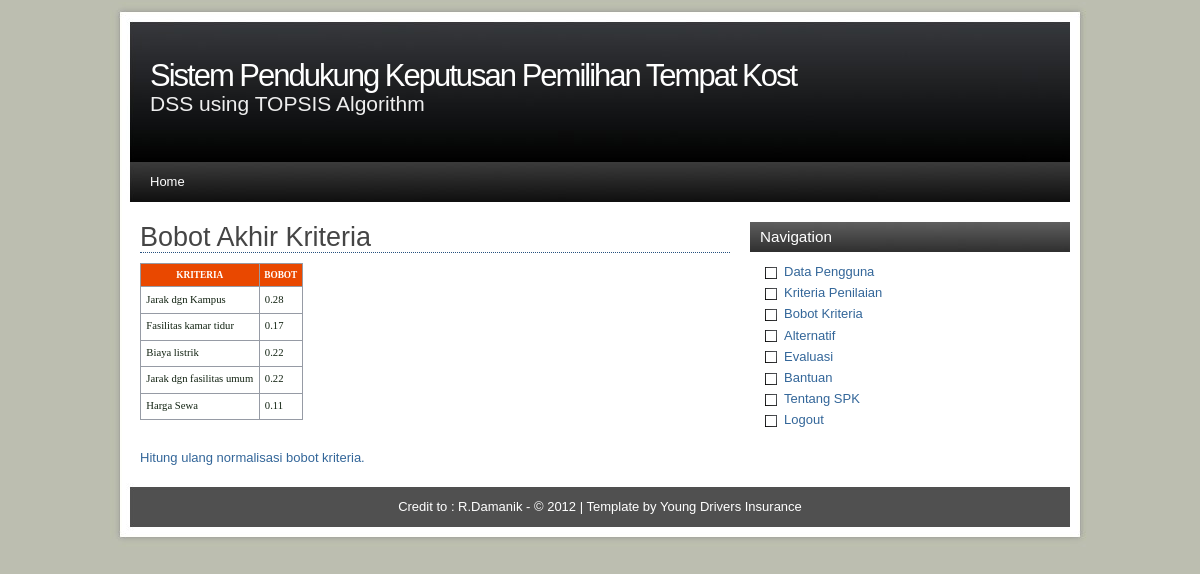
The app's page /indexs.php?modul=bobot (signed in) with its own data.
### tables this page shows
CREATE TABLE IF NOT EXISTS `bobot_kriteria` (
  `id_kriteria` varchar(3) NOT NULL,
  `bobot` float NOT NULL
);

CREATE TABLE IF NOT EXISTS `kriteria` (
  `id_kriteria` varchar(3) NOT NULL,
  `nama_kriteria` varchar(100) NOT NULL,
  `tipe` enum('COST','BENEFIT') NOT NULL
);

CREATE TABLE IF NOT EXISTS `menu` (
  `menu` varchar(30) NOT NULL,
  `link` varchar(50) NOT NULL,
  `status` enum('admin','user') NOT NULL default 'user',
  `aktif` enum('y','n') NOT NULL,
  `urutan` int(5) NOT NULL
);

### modul_admin/mod_bobot/matrik.php (the view, shortened to what this page needs)
<?php
$aksi="modul_admin/mod_bobot/aksi_matrik.php";
switch($_GET[act]){
  default:
  	$tampil1=mysql_query("SELECT id_kriteria, bobot FROM bobot_kriteria ORDER BY id_kriteria");
	$r1=mysql_num_rows($tampil1);
	if ($r1 > 0){
    	echo "<h2>Bobot Akhir Kriteria</h2>";
		echo "
			<table>
          <tr><th>kriteria</th><th>bobot</th></tr>";
		$tampil2=mysql_query("SELECT k.nama_kriteria, b.bobot
		 FROM bobot_kriteria b, kriteria k
		 WHERE b.id_kriteria=k.id_kriteria
		 ORDER BY b.id_kriteria");
		while ($r2=mysql_fetch_array($tampil2)){
		   echo "<tr>
		   		<td>$r2[nama_kriteria]</td>
				 <td>$r2[bobot]</td>
				 </tr>";
		}
		echo "</table>";
		echo "<br>";
		echo "<a href=$aksi?modul=bobot&act=hitungulang>Hitung ulang normalisasi bobot kriteria.</a>";
	}
	else{
		echo "Belum dilakukan normalisasi bobot kriteria.
		<br><a href=?modul=bobot&act=normalisasi>Buat Normalisasi Bobot Kriteria</a>";
	}
    break;
}
?>

### menu.php (shortened to what this page needs)
<?php
if ($_SESSION[leveluser]=='admin'){
  $sql=mysql_query("select * from menu where aktif='y' and status='admin' or status='user' order by urutan");
}
else if ($_SESSION[leveluser]=='user'){
  $sql=mysql_query("select * from menu where status='user' and aktif='y' order by urutan");
}
while ($m=mysql_fetch_array($sql)){
  echo "<li><a href='$m[link]'>$m[menu]</a></li>";
}
?>

### style.css (style rules this page uses)
body { font-family: Arial, sans-serif; line-height: 1.4; font-size: 13px; background: #bcbeb0; margin: 0; padding: 0; color: #112211; }
a { color: #336699; text-decoration: none; }
table { font-family: Tahoma; font-size: 8pt; border-width: 1px; border-style: solid; border-color: #999999; border-collapse: collapse; margin: 10px 0px; }
th { color: #FFFFFF; font-size: 7pt; text-transform: uppercase; text-align: center; padding: 0.5em; border-width: 1px; border-style: solid; border-color: #969BA5; border-collapse: collapse; background-color: #E94800; }
td { padding: 0.5em; vertical-align: top; border-width: 1px; border-style: solid; border-color: #969BA5; border-collapse: collapse; }
#content h2 { margin: 0; color: #454545; line-height: 30px; font-weight: 100; font-size: 27px; border-bottom: 1px dotted #265180; }
#sidebar ul li { background: url(images/bullet.png) no-repeat center left; padding: 1px 0 2px 19px; margin: 0; }

### records on screen
bobot_kriteria: kriteria.nama_kriteria "Jarak dgn Kampus", bobot "0.28"
bobot_kriteria: kriteria.nama_kriteria "Fasilitas kamar tidur", bobot "0.17"
bobot_kriteria: kriteria.nama_kriteria "Biaya listrik", bobot "0.22"
bobot_kriteria: kriteria.nama_kriteria "Jarak dgn fasilitas umum", bobot "0.22"
bobot_kriteria: kriteria.nama_kriteria "Harga Sewa", bobot "0.11"
menu: menu "Data Pengguna"
menu: menu "Kriteria Penilaian"
menu: menu "Bobot Kriteria"
menu: menu "Alternatif"
menu: menu "Evaluasi"

### other values on screen
$header "Sistem Pendukung Keputusan Pemilihan Tempat Kost"
$footer "Credit to : R.Damanik - © 2012"
